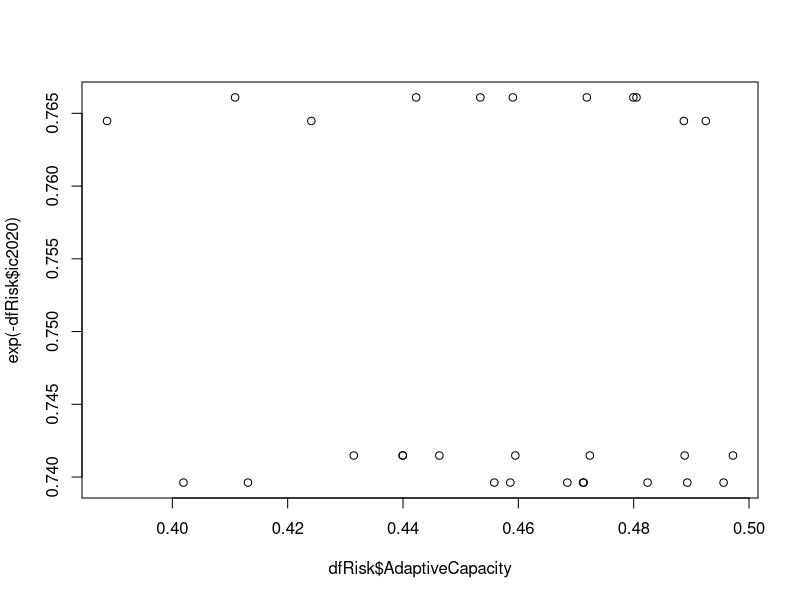
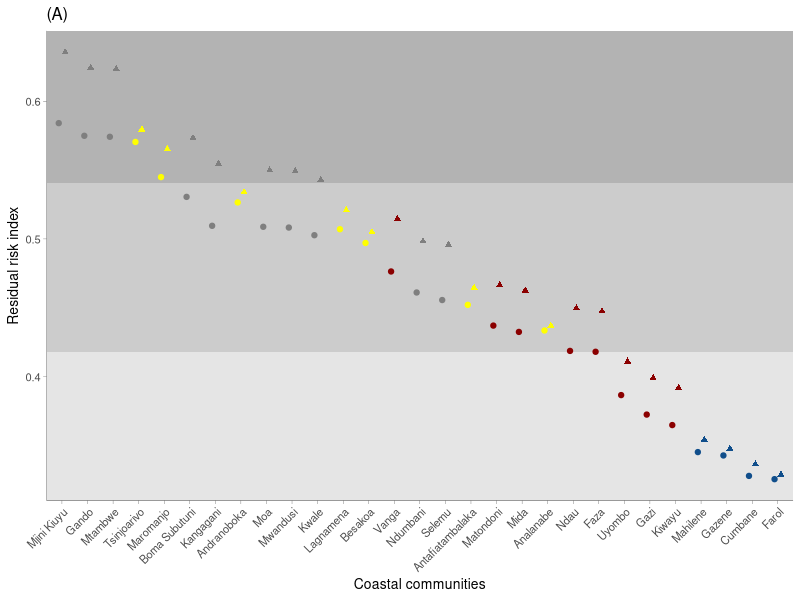
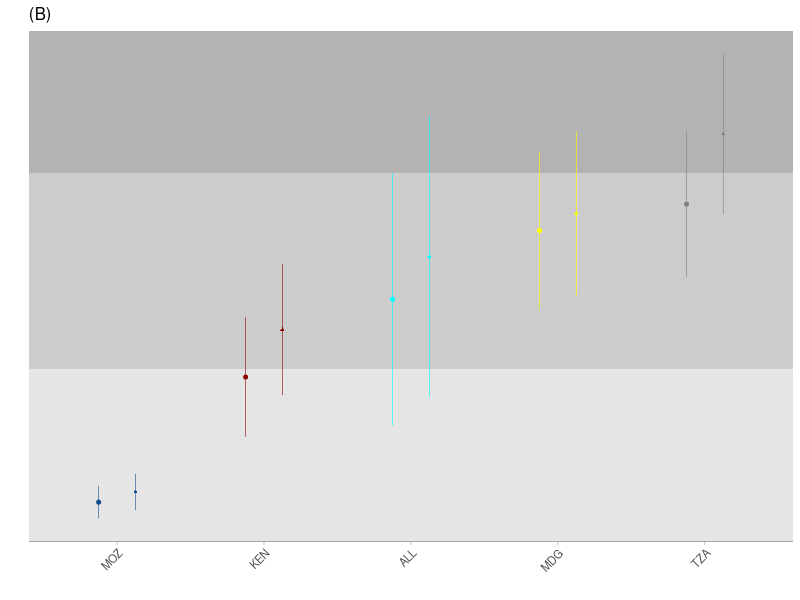
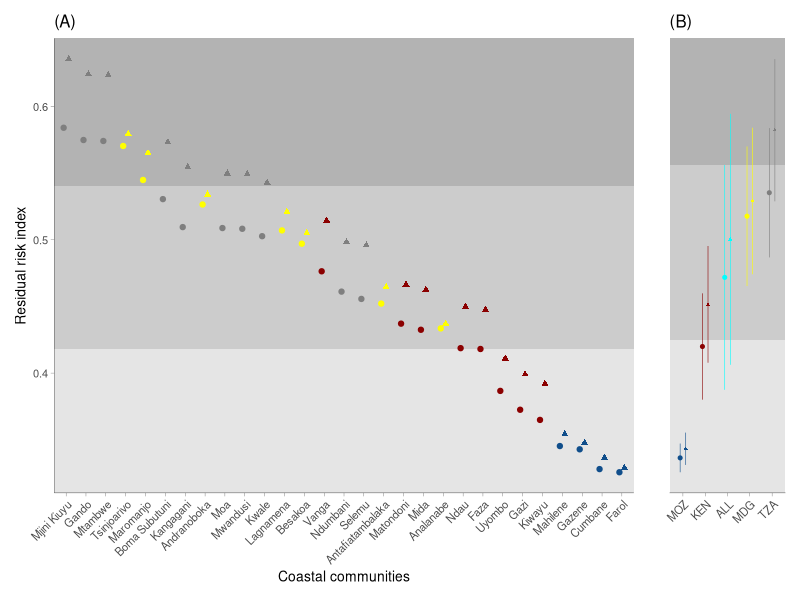
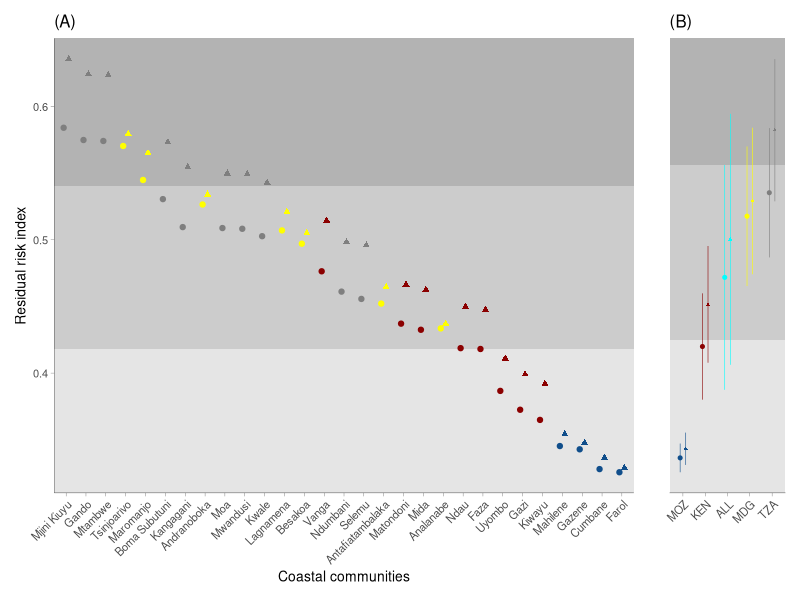

The R script that drew these images, in order: (Note: this script raises an error after producing the figures.)
library(tidyverse)
dfRisk <- read_csv("2_Data/sheet/RiskDataFINAL.csv")
dfRisk <- dfRisk %>% mutate(ISO3 = Country,
                            ISO3 = ifelse(ISO3 == "Kenya", "KEN", ISO3),
                            ISO3 = ifelse(ISO3 == "Tanzania", "TZA", ISO3),
                            ISO3 = ifelse(ISO3 == "Madagascar", "MDG", ISO3),
                            ISO3 = ifelse(ISO3 == "Mozambique", "MOZ", ISO3))
I_Ctrl <- read_csv("2_Data/sheet/ImpactControl.csv")
dfRisk <- merge(dfRisk, I_Ctrl, by.x = "ISO3")
plot(dfRisk$AdaptiveCapacity, exp(-dfRisk$ic2020))

##############################################################################################################################
#                                 Estimate potential residual risk and plot difference among villages
#############################################################################################################################
dfRisk<- dfRisk %>% mutate(rr.ssp585 = ((imp.ssp585.2050*Sensitivity)/AdaptiveCapacity)*exp(-ic2020),
                           rr.ssp370 = ((imp.ssp370.2050*Sensitivity)/AdaptiveCapacity)*exp(-ic2020),
                           rr.ssp245 = ((imp.ssp245.2050*Sensitivity)/AdaptiveCapacity)*exp(-ic2020))
df <- rbind(data.frame(sce = "SSP2-4.5", risk = (dfRisk$rr.ssp245), village = dfRisk$Villages, ISO3 = dfRisk$ISO3),
            data.frame(sce = "SSP3-7.0", risk = (dfRisk$rr.ssp370), village = dfRisk$Villages, ISO3 = dfRisk$ISO3))
Q1 <- summary(df$risk)[[2]] #first quartile
Q3 <- summary(df$risk)[[5]] #third quartile
(plt2 <- ggplot(data = df)+
    geom_rect(fill = "grey90", xmin = -Inf, xmax = Inf, ymin = -Inf, ymax = Q1)+
    geom_rect(fill = "grey80", xmin = -Inf, xmax = Inf, ymin = Q1, ymax = Q3)+
    geom_rect(fill = "grey70", xmin = -Inf, xmax = Inf, ymin = Q3, ymax = Inf)+
    #geom_col(aes(reorder(Villages, risk.ssp370.2050), risk.ssp370.2050), width = .2, fill = "grey90")+
    geom_point(aes(x=reorder(village,-risk), y=risk, colour = ISO3, shape = sce), size = 1.5, position = position_dodge2(width =.5))+
    #geom_text(aes(x=reorder(village,risk), y=risk, label = round(risk,2)), size = 2, colour = "black", fontface = "bold",position = position_dodge(width =.5))+
    labs(x = "Coastal communities", y = "Residual risk index", title = "(A)")+
    #scale_y_continuous(expand = c(0,0), limits = c(.25,.55), breaks = seq(.25,.55, 0.05))+
    scale_shape_manual(values = c("SSP2-4.5" = 19, "SSP3-7.0" = 17))+
    theme_classic(base_size = 10)+
    scale_colour_manual(name="", values = c("KEN"="darkred","MDG"="yellow","MOZ"="dodgerblue4","TZA"="grey50"))+
    scale_fill_manual(name="", values = c("KEN"="darkred","MDG"="yellow","MOZ"="dodgerblue4","TZA"="grey50"))+
    theme(legend.position = "", 
          legend.background = element_rect(fill = NA),
          axis.text.x = element_text(angle = 45, vjust = 1, hjust = 1),
          axis.line = element_line(linewidth = .1), 
          axis.ticks = element_line(linewidth = .1)))

#Plots bars for each country
df1 <- dfRisk %>% group_by(ISO3) %>% 
  summarise(mn.370 = mean(rr.ssp370),
            sd.370 = sd(rr.ssp370),
            mn.245 = mean(rr.ssp245),
            sd.245 = sd(rr.ssp245)) %>% ungroup()

df2 <- dfRisk %>% 
  summarise(mn.370 = mean(rr.ssp370),
            sd.370 = sd(rr.ssp370),
            mn.245 = mean(rr.ssp245),
            sd.245 = sd(rr.ssp245)) 
df2 <- cbind(ISO3 = "ALL", df2)
df <- rbind(df1, df2)

df <- rbind(data.frame(sce = "SSP2-4.5", MN = df$mn.245, LL = df$mn.245-df$sd.245, UL = df$mn.245+df$sd.245, ISO3 = df$ISO3),
            data.frame(sce = "SSP3-7.0", MN = df$mn.370, LL = df$mn.370-df$sd.370, UL = df$mn.370+df$sd.370, ISO3 = df$ISO3)) %>% group_by (ISO3) %>% mutate(sortMag = mean(MN))
(plt3 <- ggplot(data = df)+
    geom_rect(fill = "grey90", xmin = -Inf, xmax = Inf, ymin = -Inf, ymax = Q1)+
    geom_rect(fill = "grey80", xmin = -Inf, xmax = Inf, ymin = Q1, ymax = Q3)+
    geom_rect(fill = "grey70", xmin = -Inf, xmax = Inf, ymin = Q3, ymax = Inf)+
    geom_pointrange(aes(x = reorder(ISO3, sortMag), y = MN, ymin = LL, ymax = UL, colour=ISO3, shape = sce),
                    size=.1, linewidth = .2, position = position_dodge(width =.5))+
    scale_colour_manual(name="", values = c("KEN"="darkred","MDG"="yellow","MOZ"="dodgerblue4","TZA"="grey50", "ALL"="cyan"))+
    scale_shape_manual(values = c("SSP2-4.5" = 19, "SSP3-7.0" = 17))+
    labs(y = "", x="", title = "(B)")+
    #scale_y_continuous(expand = c(0,0), limits = c(.25,.55), breaks = seq(.25,.55, 0.05),position = "right")+
    theme_classic(base_size = 10)+
    theme(legend.position = "", 
          panel.background = element_rect(fill = "transparent", colour = NA),
          plot.background = element_rect(fill = "transparent"),
          axis.text.x = element_text(angle = 45, vjust = 1, hjust = 1),
          axis.line.y = element_blank(),
          axis.text.y = element_blank(),
          axis.ticks.y = element_blank(),
          panel.border = element_blank(), 
          axis.line = element_line(linewidth = .1), 
          axis.ticks.x = element_line(linewidth = .1)))
#plt1 + annotation_custom(ggplotGrob(plt2), xmin = 1, xmax = 14, ymin = .5, ymax = .79)
library(patchwork)
plt2+plt3+plot_layout(ncol = 2, widths = c(5,1))
ggsave("3_Outputs/plots/3_RiskResidual.png", dpi = 1200, height = 4, width = 8)

###################################################################################################################
#                     ECONOMIC VALUATION APPROACHES
##################################################################################################################
#Import value coefficients
econValues <- readxl::read_excel("2_Data/sheet/4_EconomicValuations/EcosystemServiceValueCoefficients.xlsx", sheet = "mini")
dfRisk <- merge(dfRisk, econValues, by.x = "ISO3")
#Find total economic value
dfRisk$TEV = ((dfRisk$corals*dfRisk$CoralsVal)+(dfRisk$seagrass*dfRisk$SeagrassVal)+(dfRisk$mangrove*dfRisk$MangroveVal)+(dfRisk$cropcover*dfRisk$CropsVal))/1e4 #divide by 10000 to convert from meters to hectares
plot(dfRisk$TEV/1e6, dfRisk$rr.ssp370)

#Plot Options Spaces based on residual risk and 
df <- rbind(data.frame(sce = "SSP2-4.5", risk = dfRisk$rr.ssp245, TEV = dfRisk$TEV/1e6, village = dfRisk$Villages, ISO3 = dfRisk$ISO3),
            data.frame(sce = "SSP3-7.0", risk = dfRisk$rr.ssp370, TEV = dfRisk$TEV/1e6, village = dfRisk$Villages, ISO3 = dfRisk$ISO3))
yR <- range(df$risk);xR <- range(df$TEV)

yQ1 <- summary(df$risk)[[2]] #first quartile
yQ3 <- summary(df$risk)[[5]] #third quartile
xQ2 <- median(df$TEV, na.rm = TRUE) #Median

lgd <- expand.grid(x = seq(xR[1],xR[2], diff(xR)/100), 
                   y = seq(yR[1],yR[2], diff(yR)/100)) %>% 
  mutate(x1 = (ifelse(x < xQ2, .25, .75)),
         y1 = (ifelse(y < yQ1, .25, ifelse(y < yQ3, .5, .75))),
         mix = rgb(y1,.5,x1))
(plt1 <- ggplot()+
    # geom_rect(aes(fill = "LL", xmin = -Inf, xmax = MdV, ymin = -Inf, ymax = Q1), show.legend = FALSE)+
    # geom_rect(aes(fill = "ML", xmin = -Inf, xmax = MdV, ymin = Q1, ymax = Q3), show.legend = FALSE)+
    # geom_rect(aes(fill = "HL", xmin = -Inf, xmax = MdV, ymin = Q3, ymax = Inf), show.legend = FALSE)+
    # geom_rect(aes(fill = "LH", xmin = MdV, xmax = Inf, ymin = -Inf, ymax = Q1), show.legend = FALSE)+
    # geom_rect(aes(fill = "MH", xmin = MdV, xmax = Inf, ymin = Q1, ymax = Q3), show.legend = FALSE)+
    # geom_rect(aes(fill = "HH", xmin = MdV, xmax = Inf, ymin = Q3, ymax = Inf), show.legend = FALSE)+
    # scale_fill_manual(values = c("LL"="#595757","ML"="#806587","HL"="#A874B8",
    #                             "LH"="#468C38","MH"="#8CA289","HH"="#D3B9DB")) +
    geom_raster(data = lgd, aes(x = x, y = y, fill = mix))+
    scale_fill_identity()+
    geom_point(data = df, aes(x = TEV, y = risk, colour = ISO3, shape=sce), size = 1.5) +
    labs(y = "Residual Climate Risk \n[Index]", x = "Total Economic Value \n(2020 US$/y)", title = "Risk Space")+
    scale_colour_manual(name="", values = c("KEN"="darkred","MDG"="yellow","MOZ"="dodgerblue4","TZA"="grey50"))+
    theme_bw(base_size = 12)+
    scale_x_continuous(expand = c(0,0))+scale_y_continuous(expand = c(0,0))+
    scale_shape_manual(values = c("SSP2-4.5" = 19, "SSP3-7.0" = 17))+
    theme(legend.position = "bottom",
          legend.title = element_blank(),
          legend.background = element_rect(fill = NA),
          legend.key.size = unit(1, 'cm'),
          legend.text = element_text(size = 6),
          legend.key.height = unit(.1, 'cm'),
          legend.key.width = unit(.1, 'cm'), 
          
          panel.border = element_blank()))
ggsave("3_Outputs/plots/xx1.png", width = 4, height = 4, dpi = 1200)

dfRisk$ld_ssp370 = dfRisk$TEV*dfRisk$rr.ssp370
dfRisk$ld_ssp245 = dfRisk$TEV*dfRisk$rr.ssp245
summary(dfRisk$ld_ssp370)

dfs <- dfRisk[,c("Country","Villages","Sensitivity","AdaptiveCapacity","imp.ssp245.2050","imp.ssp370.2050","rr.ssp245", "rr.ssp370","TEV","ld_ssp245","ld_ssp370")]
write_excel_csv(dfs, "2_Data/sheet/TableS3.csv")
